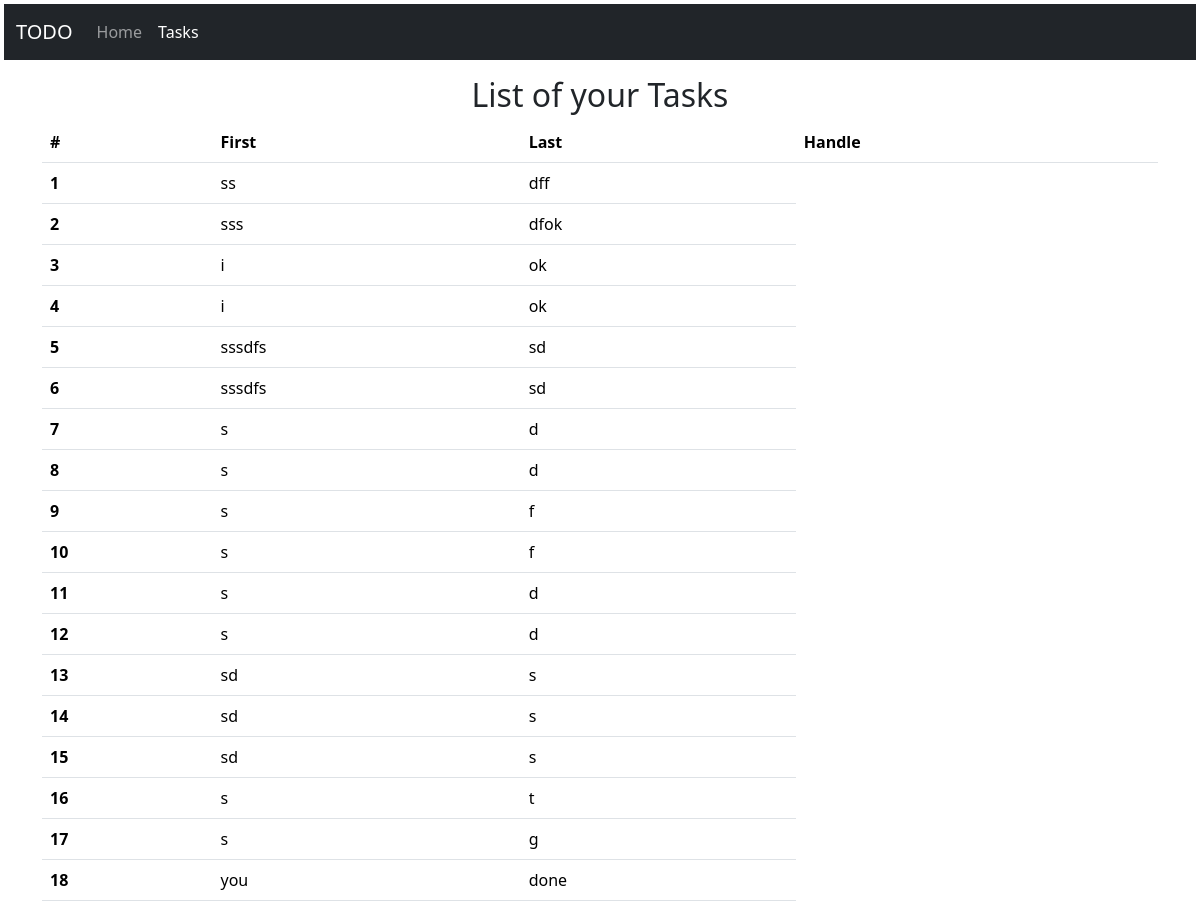
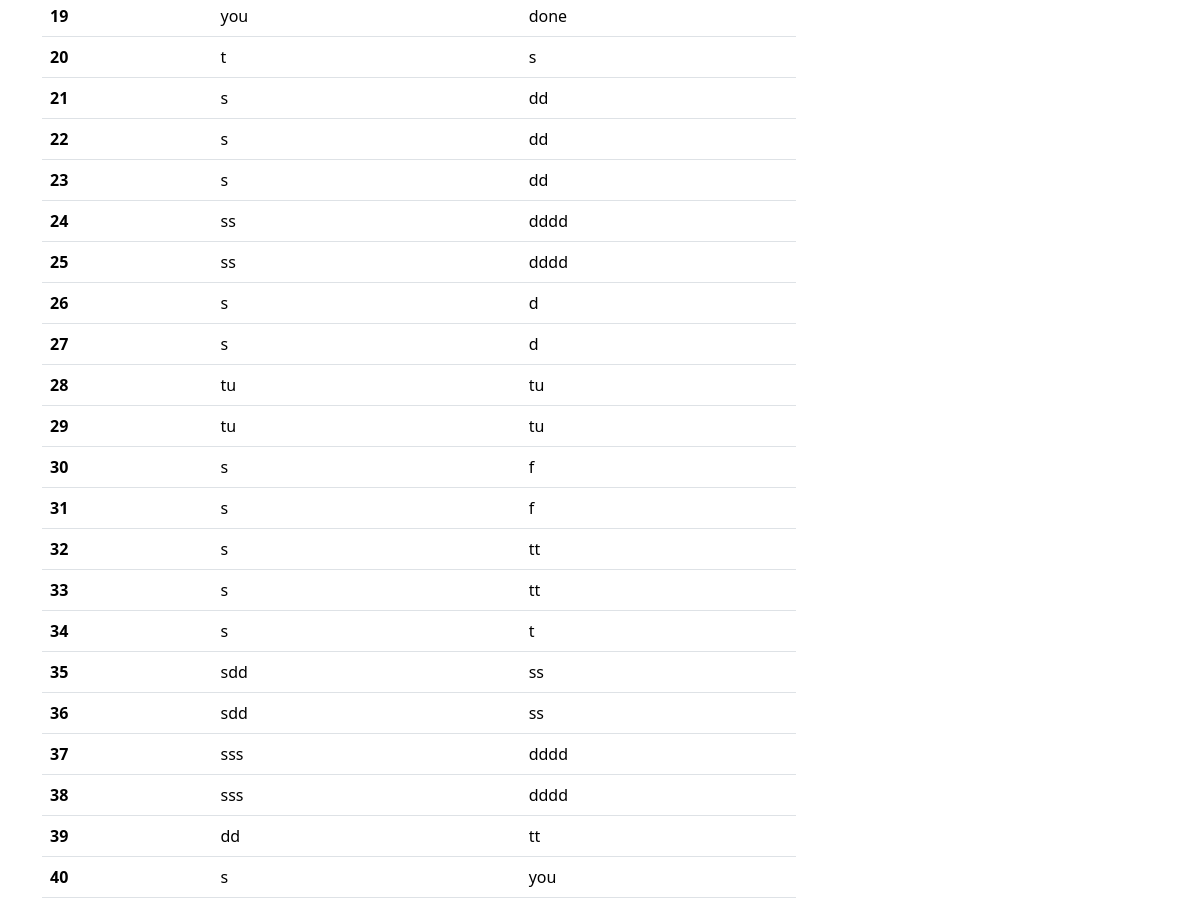
The page /tasks on the database its author committed (2 pictures, top to bottom).
### home/models.py (models this page shows, shortened)
class Task(models.Model):
    title = models.CharField(max_length=30)
    desc = models.TextField()
    time = models.DateTimeField(auto_now_add=True)

### home/views.py (the view)
# urls.py: path("tasks", views.tasks, name="tasks"),
def tasks(request):
    allTasks = Task.objects.all()
    context = {"tasks": allTasks}
    return render(request, "tasks.html", context)

### templates/tasks.html (shortened to what this page needs)
<!DOCTYPE html>
<html lang="en">
  <head>
    <link
      href="https://cdn.jsdelivr.net/npm/bootstrap@5.3.2/dist/css/bootstrap.min.css"
      rel="stylesheet"
    />
    <link
      href="https://getbootstrap.com/docs/5.3/assets/css/docs.css"
      rel="stylesheet"
    />
  </head>
  <body class="p-1 m-0 border-0 bd-example m-0 border-0">
    <nav class="navbar navbar-expand-lg navbar-dark bg-dark">
      <div class="container-fluid">
        <a class="navbar-brand" href="/">TODO</a>
        <div class="collapse navbar-collapse" id="navbarSupportedContent">
          <ul class="navbar-nav me-auto mb-2 mb-lg-0">
            <li class="nav-item">
              <a class="nav-link" aria-current="page" href="/">Home</a>
            </li>
            <li class="nav-item">
              <a class="nav-link active" href="/tasks">Tasks</a>
            </li>
          </ul>
        </div>
      </div>
    </nav>
    <div class="container my-3">
      <h2 class="text-center">List of your Tasks</h2>
      <table class="table">
        <thead>
          <tr>
            <th scope="col">#</th>
            <th scope="col">First</th>
            <th scope="col">Last</th>
            <th scope="col">Handle</th>
          </tr>
        </thead>
        <tbody>
          {% for task in tasks %}
          <tr>
            <th scope="row">{{forloop.counter}}</th>
            <td>{{task.title}}</td>
            <td>{{task.desc}}</td>
          </tr>
          {% endfor%}
        </tbody>
      </table>
    </div>
  </body>
</html>

### rows shown on the page
Task: title "ss", desc "dff"
Task: title "sss", desc "dfok"
Task: title "i", desc "ok"
Task: title "i", desc "ok"
Task: title "sssdfs", desc "sd"
Task: title "sssdfs", desc "sd"
Task: title "s", desc "d"
Task: title "s", desc "d"
Task: title "s", desc "f"
Task: title "s", desc "f"
Task: title "s", desc "d"
Task: title "s", desc "d"
Task: title "sd", desc "s"
Task: title "sd", desc "s"
Task: title "sd", desc "s"
Task: title "s", desc "t"
Task: title "s", desc "g"
Task: title "you", desc "done"
Task: title "you", desc "done"
Task: title "t", desc "s"
Task: title "s", desc "dd"
Task: title "s", desc "dd"
Task: title "s", desc "dd"
Task: title "ss", desc "dddd"
Task: title "ss", desc "dddd"
Task: title "s", desc "d"
Task: title "s", desc "d"
Task: title "tu", desc "tu"
Task: title "tu", desc "tu"
Task: title "s", desc "f"
Task: title "s", desc "f"
Task: title "s", desc "tt"
Task: title "s", desc "tt"
Task: title "s", desc "t"
Task: title "sdd", desc "ss"
Task: title "sdd", desc "ss"
Task: title "sss", desc "dddd"
Task: title "sss", desc "dddd"
Task: title "dd", desc "tt"
Task: title "s", desc "you"
